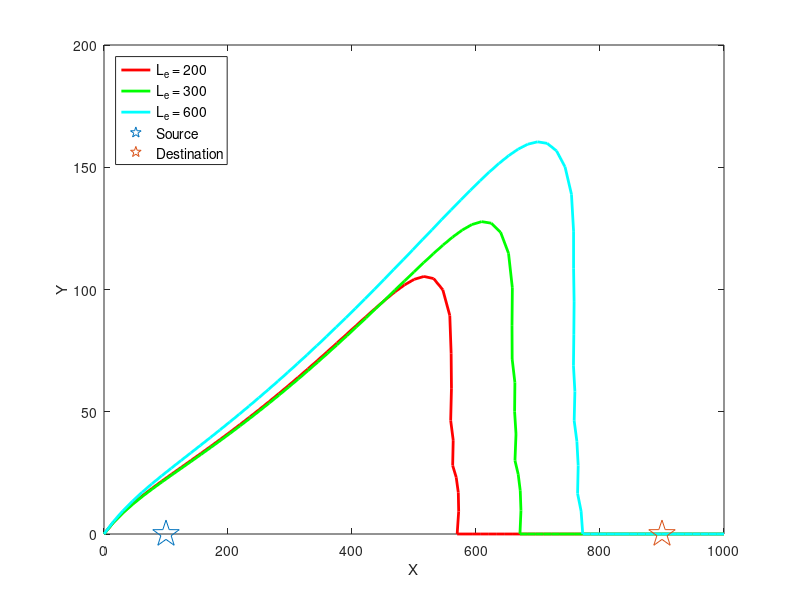

MATLAB code to generate this figure:
clc 
clear all
close all
x10=load('B100300N80x.txt');
y10=load('B100300N80y.txt');
% x10=[0;x10;1000];
% y10=[0;y10;0];
x20=load('B300500N80x.txt');
y20=load('B300500N80y.txt');
% x20=[0;x20;1000];
% y20=[0;y20;0];
x30=load('B500700N80x.txt');
y30=load('B500700N80y.txt');
% x40=load('B100300N80x.txt');
% y40=load('a600b800y.txt');
% x50=load('a700b900x.txt');
% y50=load('a700b900y.txt');
% x30=[0;x30;1000];
% y30=[0;y30;0];
%x40=load('1dx8.txt');
%y40=load('1dy8.txt');
% x40=[0;x40;1000];
% y40=[0;y40;0];

%x50=load('1dx10.txt');
%y50=load('1dy10.txt');
% x50=[0;x50;1000];
% y50=[0;y50;0];
%x60=load('1dx11.txt');
%y60=load('1dy11.txt');
% x20=load('dx20.txt');

% x20=load('dx20.txt');
% y20=load('dy20.txt');
% x20=[0;x20;2000];
% y20=[0;y20;0];
% x40=load('dx40.txt');
% y40=load('dy40.txt');
% x40=[0;x40;2000];
% y40=[0;y40;0];
% x50=load('dx50.txt');
% y50=load('dy50.txt');
% x50=[0;x50;2000];
% y50=[0;y50;0];
% x60=load('dx60.txt');
% y60=load('dy60.txt');
% x60=[0;x60;2000];
% y60=[0;y60;0];
%
% dx=load('1dx10.txt');
% dx=[0;dx(2:60);2000];
% dy =load('1dy10.txt');
% dy=[0;dy(2:60);0];
% 
% dx1=load('1dx20.txt');
% dx1=[0;dx1(2:60);2000];
% dy1 =load('1dy20.txt');
% dy1=[0;dy1(2:60);0];
% 
% dx2=load('1dx30.txt');
% dx2=[0;dx2(2:60);2000];
% dy2 =load('1dy30.txt');
% dy2=[0;dy2(2:60);0];
% 
% dx3=load('1dx40.txt');
% dx3=[0;dx3(2:60);2000];
% dy3 =load('1dy40.txt');
% dy3=[0;dy3(2:60);0];
% 
% dx4=load('1dx50.txt');
% dx4=[0;dx4(2:60);2000];
% dy4 =load('1dy50.txt');
% dy4=[0;dy4(2:60);0];

plot(x10,y10,'r','LineWidth',2)
 hold on
 plot(x20,y20,'g','LineWidth',2)
  plot(x30,y30,'c','LineWidth',2)
   plot(100,0,'p','MarkerSize',20)
     plot(900,0,'p','MarkerSize',20)
%   plot(x40,y40,'k')
 % plot(x50,y50,'m')
   legend({'L_e = 200','L_e = 300','L_e = 600','Source','Destination'},'Location','NorthWest','fontsize',10);
     xlabel('X');ylabel('Y');
    %plot(x60,y60,'*')
% plot(x60,y60,'*')
%
% plot(dx,dy,'r')
% plot(dx1,dy1,'g')
% plot(dx2,dy2,'c')
% plot(dx3,dy3,'k')
%plot(x10,y10,'*')
% h10=load('h10.txt');
% 
% x20=load('x201.txt');
% 
% y20=load('y201.txt');
% 
% h20=load('h201.txt');
% 
% % x30=load('x30.txt');
% % 
% % y30=load('y30.txt');
% % 
% % h30=load('h30.txt');
% 
% x30=load('x301.txt');
% 
% y30=load('y301.txt');
% 
% h30=load('h301.txt');
% x40=load('x401.txt');
% 
% y40=load('y401.txt');
% 
% h40=load('h401.txt');


% plot3(x10,y10,h10,'r');
% hold on
% plot3(x20,y20,h20,'g');
% % plot3(x30,y30,h30,'c');
% plot3(x30,y30,h30,'k');
% plot3(x40,y40,h40,'*');
%  legend('L=10','L=20','L=30','L=40');

%title('Line in 3-D Space');

%text(0,0,0,'origin');

% xlabel('X');ylabel('Y');zlabel('Z');grid;